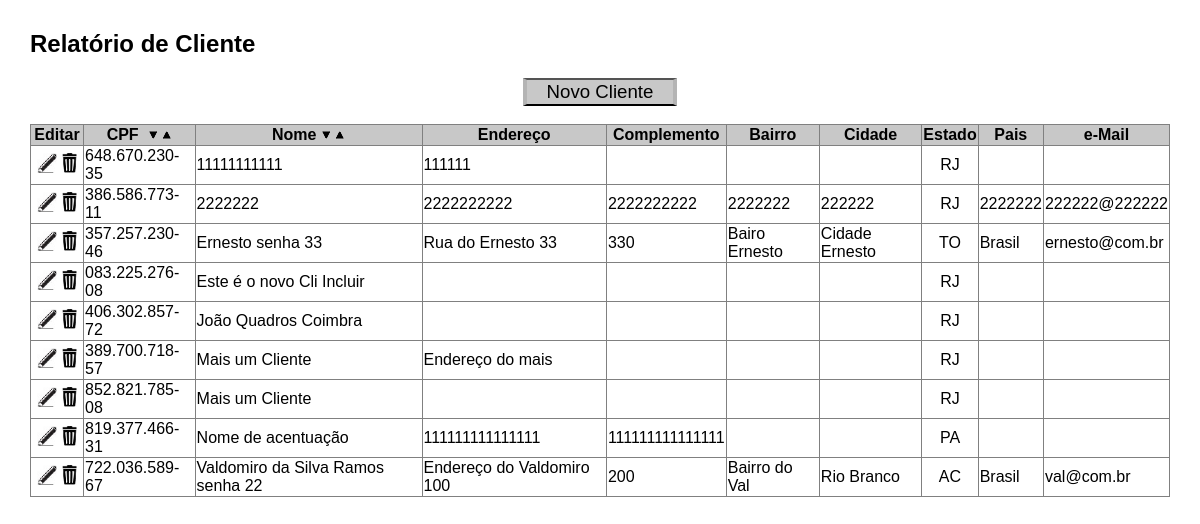
The page /cliListar.php on the database its author committed.
### tables this page shows
CREATE TABLE `cliente` (
  `cli_cpf` varchar(11) NOT NULL,
  `cli_nome` varchar(100) NOT NULL,
  `cli_end_lograd` varchar(200) NOT NULL,
  `cli_end_compl` varchar(50) NOT NULL,
  `cli_end_bairro` varchar(50) NOT NULL,
  `cli_end_cidade` varchar(50) NOT NULL,
  `cli_end_uf` varchar(2) NOT NULL,
  `cli_end_pais` varchar(50) NOT NULL,
  `cli_login` varchar(30) NOT NULL,
  `cli_senha` varchar(12) NOT NULL
);

### funcoes.php (called while the page is built, shortened)
<?php
function formataCPF($inCPF){
    $outCPF = substr($inCPF, 0, 3).".";
    $outCPF .= substr($inCPF, 3, 3).".";
    $outCPF .= substr($inCPF, 6, 3)."-";
    $outCPF .= substr($inCPF, 9, 2);
    return trim($outCPF);
}
?>

### cliListar.php (the view, shortened to what this page needs)
<?php
require "funcoes.php";
$conexao = conecta();
$ordem = "ASC";
$campo = "cli_nome";
?>
<!DOCTYPE html>
<html lang="pt-br">
  <head>
    <link rel="stylesheet" type="text/css" href="estilo.css" media="screen" />
  </head>
  <body>
    <h2>Relatório de Cliente</h2>
    <center>
    <input type="button" class="button" value="Novo Cliente" onClick="window.location.href='cliIncluir.php';" />
    </center>
    <br />
    <table width="100%" style="border: 1px solid gray;
                               border-collapse: collapse;
                               margin: 0;">
      <tr>
        <th width="50px">Editar</th>
        <th>
			<b>CPF</b>&nbsp;
			<img src="img/baixo.png" onClick="Ordena('cli_cpf', 'DESC');" alt="Decrescente" title="Decrescente">
			<img src="img/cima.png" onClick="Ordena('cli_cpf', 'ASC');" alt="Crescente" title="Crescente">
		</th>
        <th>
			<b>Nome</b>
			<img src="img/baixo.png" onClick="Ordena('cli_nome', 'DESC');" alt="Decrescente" title="Decrescente">
			<img src="img/cima.png" onClick="Ordena('cli_nome', 'ASC');" alt="Crescente" title="Crescente">
		</th>
        <th><b>Endereço</b></th>
        <th><b>Complemento</b></th>
        <th><b>Bairro</b></th>
        <th><b>Cidade</b></th>
        <th><b>Estado</b></th>
        <th><b>Pais</b></th>
        <th><b>e-Mail</b></th>
      </tr>
    <?php
    $result = $conexao->query("SELECT cli_cpf,
                                      cli_nome,
                                      cli_end_lograd,
                                      cli_end_compl,
                                      cli_end_bairro,
                                      cli_end_cidade,
                                      cli_end_uf,
                                      cli_end_pais,
                                      cli_login
                                      FROM cliente
									  ORDER BY ".$campo." ".$ordem);
    while ($linha = $result->fetch_assoc()) {
      echo "<tr>";
      echo "  <td style='text-align: center;'>
              <a href='cliAlterar.php?cpf=".$linha["cli_cpf"]."'><img src='img/lapis2.jpg' noborder height='20' title='Alterar'></a>
              <a href='#' onclick='javascript:if(confirm(\"Excluir\\nConfirma a exclusão do Cliente CPF: ".formataCPF($linha["cli_cpf"])."?\"))Excluir(".$linha["cli_cpf"].")'>
              <img src='img/lixeira3.jpg' noborder height='20' title='Excluir'>
              </a>
              </td>";
      echo "  <td>".formataCPF($linha["cli_cpf"])."</td>";
      echo "  <td>".$linha["cli_nome"]."</td>";
      echo "  <td>".$linha["cli_end_lograd"]."</td>";
      echo "  <td>".$linha["cli_end_compl"]."</td>";
      echo "  <td>".$linha["cli_end_bairro"]."</td>";
      echo "  <td>".$linha["cli_end_cidade"]."</td>";
      echo "  <td style='text-align: center;'>".$linha["cli_end_uf"]."</td>";
      echo "  <td>".$linha["cli_end_pais"]."</td>";
      echo "  <td>".$linha["cli_login"]."</td>";
      echo "</tr>";
    }
    ?>
    </table>
  </body>
</html>

### estilo.css (style rules this page uses)
body { margin: 30px; font-family: Arial, Helvetica, sans-serif; }
table { background-color: rgba(255,255,255,1); }
th { border: 1px solid gray; background-color: rgb(200,200,200); }
td { border: 1px solid gray; background-color: rgba(255,255,255,1); }
img { margin: 0; padding: 0; }
input { font-family: Arial, Helvetica, sans-serif; }
.button { margin-left: 10px; margin-right: 10px; padding-left: 20px; padding-right: 20px; border-left: 4px solid rgb(180,180,180); border-right: 4px solid rgb(180,180,180); font-size: 14pt; background-color: rgb(200,200,200); }

### cliListar.php (style rules this page uses)
td { background-color: rgba(255,255,255,1); }

### rows shown on the page
cliente: cli_cpf "648.670.230-35", cli_nome "11111111111", cli_end_lograd "111111", cli_end_uf "RJ"
cliente: cli_cpf "386.586.773-11", cli_nome "2222222", cli_end_lograd "2222222222", cli_end_compl "2222222222", cli_end_bairro "2222222", cli_end_cidade "222222", cli_end_uf "RJ", cli_end_pais "2222222", cli_login "222222@222222"
cliente: cli_cpf "357.257.230-46", cli_nome "Ernesto senha 33", cli_end_lograd "Rua do Ernesto 33", cli_end_compl "330", cli_end_bairro "Bairo Ernesto", cli_end_cidade "Cidade Ernesto", cli_end_uf "TO", cli_end_pais "Brasil", cli_login "ernesto@com.br"
cliente: cli_cpf "083.225.276-08", cli_nome "Este é o novo Cli Incluir", cli_end_uf "RJ"
cliente: cli_cpf "406.302.857-72", cli_nome "João Quadros Coimbra", cli_end_uf "RJ"
cliente: cli_cpf "389.700.718-57", cli_nome "Mais um Cliente", cli_end_lograd "Endereço do mais", cli_end_uf "RJ"
cliente: cli_cpf "852.821.785-08", cli_nome "Mais um Cliente", cli_end_uf "RJ"
cliente: cli_cpf "819.377.466-31", cli_nome "Nome de acentuação", cli_end_lograd "111111111111111", cli_end_compl "111111111111111", cli_end_uf "PA"
cliente: cli_cpf "722.036.589-67", cli_nome "Valdomiro da Silva Ramos senha 22", cli_end_lograd "Endereço do Valdomiro 100", cli_end_compl "200", cli_end_bairro "Bairro do Val", cli_end_cidade "Rio Branco", cli_end_uf "AC", cli_end_pais "Brasil", cli_login "val@com.br"
